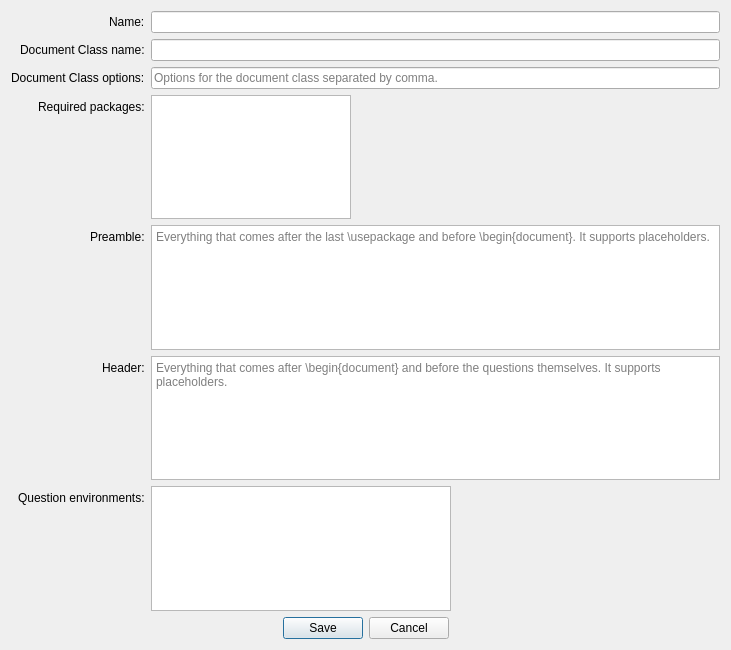
<?xml version="1.0" encoding="UTF-8"?>
<ui version="4.0">
 <class>ProfileDialog</class>
 <widget class="QDialog" name="ProfileDialog">
  <property name="geometry">
   <rect>
    <x>0</x>
    <y>0</y>
    <width>731</width>
    <height>650</height>
   </rect>
  </property>
  <property name="sizePolicy">
   <sizepolicy hsizetype="Preferred" vsizetype="Minimum">
    <horstretch>0</horstretch>
    <verstretch>0</verstretch>
   </sizepolicy>
  </property>
  <property name="minimumSize">
   <size>
    <width>0</width>
    <height>650</height>
   </size>
  </property>
  <property name="maximumSize">
   <size>
    <width>16777215</width>
    <height>650</height>
   </size>
  </property>
  <property name="windowTitle">
   <string>New Profile</string>
  </property>
  <layout class="QVBoxLayout" name="verticalLayout">
   <item>
    <layout class="QFormLayout" name="formLayout">
     <property name="rowWrapPolicy">
      <enum>QFormLayout::DontWrapRows</enum>
     </property>
     <property name="labelAlignment">
      <set>Qt::AlignRight|Qt::AlignTrailing|Qt::AlignVCenter</set>
     </property>
     <item row="1" column="0">
      <widget class="QLabel" name="label">
       <property name="whatsThis">
        <string>Name of the document class.</string>
       </property>
       <property name="text">
        <string>Document Class name:</string>
       </property>
      </widget>
     </item>
     <item row="1" column="1">
      <widget class="QLineEdit" name="lineedit_class_name">
       <property name="whatsThis">
        <string>Name of the document class.</string>
       </property>
      </widget>
     </item>
     <item row="2" column="0">
      <widget class="QLabel" name="label_2">
       <property name="whatsThis">
        <string>Options for the document class separated by comma.</string>
       </property>
       <property name="text">
        <string>Document Class options:</string>
       </property>
      </widget>
     </item>
     <item row="2" column="1">
      <widget class="QLineEdit" name="lineedit_class_options">
       <property name="whatsThis">
        <string>Options for the document class separated by comma.</string>
       </property>
       <property name="placeholderText">
        <string>Options for the document class separated by comma.</string>
       </property>
      </widget>
     </item>
     <item row="4" column="0">
      <widget class="QLabel" name="label_3">
       <property name="whatsThis">
        <string>Everything that comes after the last usepackage and before begin{document}. You can add placeholders between two % symbols which can be replaced by strings of your choice at compilation time.</string>
       </property>
       <property name="text">
        <string>Preamble:</string>
       </property>
      </widget>
     </item>
     <item row="4" column="1">
      <widget class="QPlainTextEdit" name="textedit_preamble">
       <property name="whatsThis">
        <string>Everything that comes after the last usepackage and before begin{document}. You can add placeholders between two % symbols which can be replaced by strings of your choice at compilation time.</string>
       </property>
       <property name="placeholderText">
        <string>Everything that comes after the last \usepackage and before \begin{document}. It supports placeholders.</string>
       </property>
      </widget>
     </item>
     <item row="5" column="0">
      <widget class="QLabel" name="label_4">
       <property name="whatsThis">
        <string>Everything that comes after begin{document} and before the questions themselves. You can add placeholders between two % symbols which can be replaced by strings of your choice at compilation time.</string>
       </property>
       <property name="text">
        <string>Header:</string>
       </property>
      </widget>
     </item>
     <item row="5" column="1">
      <widget class="QPlainTextEdit" name="textedit_header">
       <property name="whatsThis">
        <string>Everything that comes after begin{document} and before the questions themselves. You can add placeholders between two % symbols which can be replaced by strings of your choice at compilation time.</string>
       </property>
       <property name="placeholderText">
        <string>Everything that comes after \begin{document} and before the questions themselves. It supports placeholders.</string>
       </property>
      </widget>
     </item>
     <item row="0" column="0">
      <widget class="QLabel" name="label_5">
       <property name="text">
        <string>Name:</string>
       </property>
      </widget>
     </item>
     <item row="0" column="1">
      <widget class="QLineEdit" name="lineedit_name">
       <property name="placeholderText">
        <string/>
       </property>
      </widget>
     </item>
     <item row="6" column="0">
      <widget class="QLabel" name="label_6">
       <property name="whatsThis">
        <string>Environments that will wrap the questions.</string>
       </property>
       <property name="text">
        <string>Question environments:</string>
       </property>
      </widget>
     </item>
     <item row="6" column="1">
      <widget class="QListWidget" name="listwidget_envs">
       <property name="sizePolicy">
        <sizepolicy hsizetype="Fixed" vsizetype="Expanding">
         <horstretch>0</horstretch>
         <verstretch>0</verstretch>
        </sizepolicy>
       </property>
       <property name="maximumSize">
        <size>
         <width>300</width>
         <height>16777215</height>
        </size>
       </property>
       <property name="whatsThis">
        <string>Environments that will wrap the questions.</string>
       </property>
       <property name="editTriggers">
        <set>QAbstractItemView::NoEditTriggers</set>
       </property>
       <property name="alternatingRowColors">
        <bool>true</bool>
       </property>
       <property name="selectionBehavior">
        <enum>QAbstractItemView::SelectItems</enum>
       </property>
      </widget>
     </item>
     <item row="3" column="0">
      <widget class="QLabel" name="label_7">
       <property name="whatsThis">
        <string>Latex packages required to compile the question.</string>
       </property>
       <property name="text">
        <string>Required packages:</string>
       </property>
      </widget>
     </item>
     <item row="3" column="1">
      <widget class="QListWidget" name="listwidget_pckg_required">
       <property name="sizePolicy">
        <sizepolicy hsizetype="Fixed" vsizetype="Expanding">
         <horstretch>0</horstretch>
         <verstretch>0</verstretch>
        </sizepolicy>
       </property>
       <property name="maximumSize">
        <size>
         <width>200</width>
         <height>16777215</height>
        </size>
       </property>
       <property name="whatsThis">
        <string>Latex packages required to compile the question.</string>
       </property>
       <property name="alternatingRowColors">
        <bool>true</bool>
       </property>
      </widget>
     </item>
    </layout>
   </item>
   <item>
    <widget class="QDialogButtonBox" name="buttonBox">
     <property name="orientation">
      <enum>Qt::Horizontal</enum>
     </property>
     <property name="standardButtons">
      <set>QDialogButtonBox::Cancel|QDialogButtonBox::Save</set>
     </property>
     <property name="centerButtons">
      <bool>true</bool>
     </property>
    </widget>
   </item>
  </layout>
 </widget>
 <resources/>
 <connections>
  <connection>
   <sender>buttonBox</sender>
   <signal>accepted()</signal>
   <receiver>ProfileDialog</receiver>
   <slot>accept()</slot>
   <hints>
    <hint type="sourcelabel">
     <x>248</x>
     <y>254</y>
    </hint>
    <hint type="destinationlabel">
     <x>157</x>
     <y>274</y>
    </hint>
   </hints>
  </connection>
  <connection>
   <sender>buttonBox</sender>
   <signal>rejected()</signal>
   <receiver>ProfileDialog</receiver>
   <slot>reject()</slot>
   <hints>
    <hint type="sourcelabel">
     <x>316</x>
     <y>260</y>
    </hint>
    <hint type="destinationlabel">
     <x>286</x>
     <y>274</y>
    </hint>
   </hints>
  </connection>
 </connections>
</ui>
